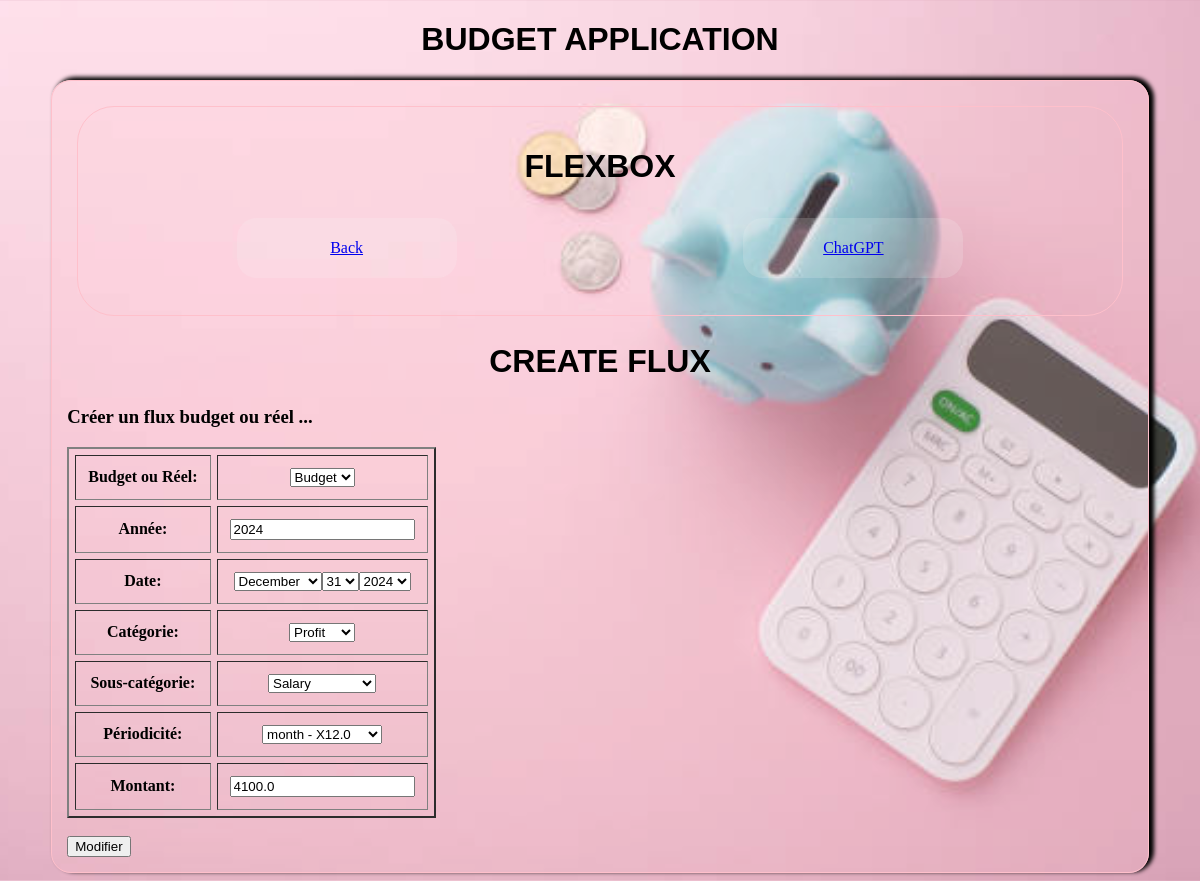
Page /flux/2/update/ on the committed database.
### budget/models.py (models this page shows, shortened)
class Flux(models.Model):
  budget_or_real = models.ForeignKey(BudgetReal, models.SET_NULL, null=True)
  year = models.IntegerField(default=2024)
  date = models.DateField(blank=True, null=True)
  category = models.ForeignKey(Category, on_delete=models.SET_NULL, null=True)
  subcategory = models.ForeignKey(SubCategory, on_delete=models.SET_NULL, null=True)
  period = models.ForeignKey(Period, on_delete=models.SET_NULL, null=True)
  amount = models.FloatField(default=0)
  annual_amount = models.FloatField(default=0)

### budget/views.py (the view, shortened to what this page needs)
# urls.py: path('flux/<int:pk>/update/', FluxUpdateView.as_view(), name ="flux-update"),
class FluxUpdateView(UpdateView):
  model = Flux
  form_class = FluxModelForm
  success_url = reverse_lazy("flux/<int:flux.pk>/")
  def get_context_data(self, **kwargs):
    context = super().get_context_data(**kwargs)
    context["text_submit_button"] = "Modifier"
    return context

### budget/forms.py
class FluxModelForm(forms.ModelForm):
  class Meta:
    model = Flux
    fields = ['budget_or_real', 'year', 'date',
              'category','subcategory','period',
              'amount']
    labels = {'budget_or_real':'Budget ou Réel', 'year':'Année',
              'category' : 'Catégorie','subcategory' : 'Sous-catégorie','period':'Périodicité',
              'amount':'Montant'}
    widgets = {'date': forms.SelectDateWidget(years=range(2023,2030))}

### budget/models.py (called while the page is built)
  def __str__(self):
    return self.name

  def __str__(self):
    return self.name

  def __str__(self):
    return self.name

  def __str__(self):
    return f"{self.name} -  X{self.multiplier}"

### budget/templates/budget/flux_form.html (shortened to what this page needs)
{% extends "base.html" %} {% load static %}
    {% block content %}
    <h2>Create flux</h2>
    <h3>Créer un flux budget ou réel ...</h3>
    <form method="post">
      <table
        border="2
        "
        cellpadding="12"
        cellspacing="6"
        style="text-align: center"
      >
        {{form.as_table}}
      </table>
      <br />
      <input type="submit" value="{{text_submit_button}}" />
    </form>
    {% endblock %}

### static/css/style.css (style rules this page uses)
body { background: url(../images/calcul.jpg) center/cover; min-height: 80vh; }
h2 { text-transform: uppercase; text-align: center; font-size: 2rem; margin: 5; font-family: Trebuchet MS, sans-serif; }

### rows in the picture
Flux: budget_or_real "Budget", year "2024", category "Profit", subcategory "Salary", period "month - X12.0", amount "4100.0"
